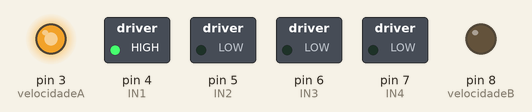
The sketch below on a simulated Arduino Uno, built with avr-gcc and run on an emulated ATmega328P. On the bench: switched loads named in the sketch (green lamp = pin HIGH), output pins drawn as LEDs (lit = HIGH).

Above: at 0.1 s.
Timing chart, 0 to 1.6 s (numbered marks = the images above):
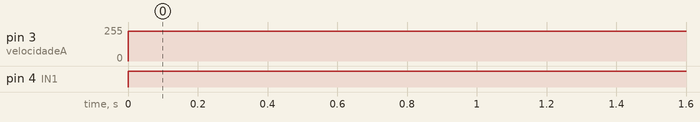

Measured:
- by itself, pin 3 (velocidadeA): 0/255 → 225/255 at 0.00 s
- by itself, pin 4 (IN1): LOW → HIGH at 0.00 s

The sketch:

Motores.ino
```cpp
 /*Pinagem do arduino*/

//motor_A
int IN1 = 4 ;
int IN2 = 5 ;
int velocidadeA = 3; //motor da direira

//motor_B
int IN3 = 6 ;
int IN4 = 7 ;
int velocidadeB = 8; //motor da esquerda

//variavel auxiliar
int velocidade = 0;

//Inicializa Pinos
void setup(){
pinMode(IN1,OUTPUT);
pinMode(IN2,OUTPUT);
pinMode(IN3,OUTPUT);
pinMode(IN4,OUTPUT);
pinMode(velocidadeA,OUTPUT);
pinMode(velocidadeB,OUTPUT);
}

void loop(){

/*Exemplo de velocidades no motor A*/

//Sentido 2
digitalWrite(IN1,HIGH);
digitalWrite(IN2,LOW);

//Alta
analogWrite(velocidadeA,225);


//
////Baixa
//analogWrite(velocidadeA,80);

/*Exemplo de variacao de velocidade no motor B*/

//Sentido 2

//velocidade de 0 a 255
//while (velocidadeB &lt; 255){
//analogWrite(velocidadeB,velocidade);
//velocidade = velocidade + 10;
//delay(50);
//}
////velocidade de 255 a 0
//while (velocidadeB &gt; 0){
//analogWrite(velocidadeB,velocidade);
//velocidade = velocidade - 10;
//delay(50);
//}
}
```
